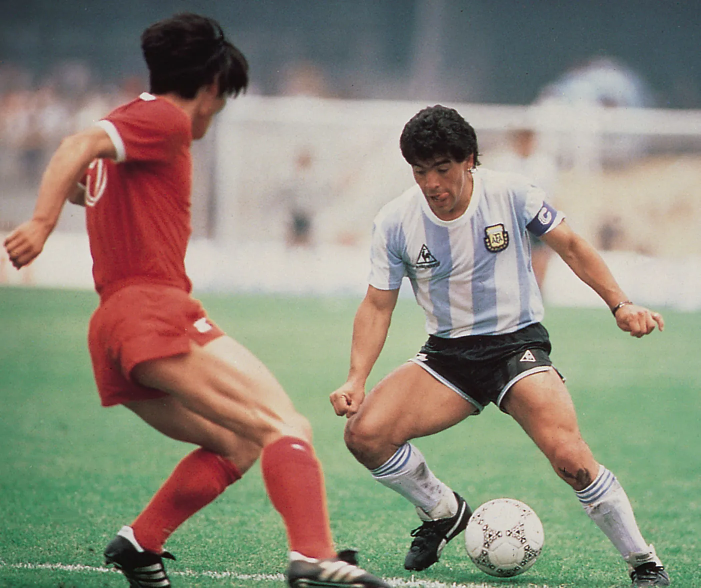
#> input picture Football_with_Maradona.jpg, 1401 x 1175 px, found by its file name (shown at 1/2 size)
$ python Template_Matching.py
#> lines starting #> are read from the running program, lines starting #| are printed output that depends on the picture
import numpy as n
import cv2
i = cv2.imread("OPEN_CV_PRAC/Football_with_Maradona.jpg",0)
#> i: shape (1175, 1401); min 0, max 255, mean 136
i_resize=cv2.resize(i,(0,0),fx=0.5,fy=0.5)
ti= cv2.imread("OPEN_CV_PRAC/Football.jpg",0)
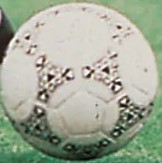
#> input picture Football.jpg, 162 x 163 px, found by its file name
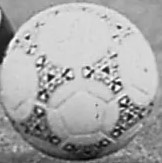
#> ti: shape (163, 162); min 2, max 255, mean 165.4
ti_resize=cv2.resize(ti,(0,0),fx=0.5,fy=0.5)
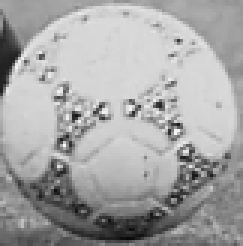
#> ti_resize: shape (82, 81) (shown 3 times larger); min 9, max 250, mean 165.2
h,w=ti.shape
#> h = 163; w = 162
methods = [cv2.TM_CCOEFF, cv2.TM_CCOEFF_NORMED, cv2.TM_CCORR,
            cv2.TM_CCORR_NORMED, cv2.TM_SQDIFF, cv2.TM_SQDIFF_NORMED]
for m in methods:
    i2=i_resize.copy()
    res=cv2.matchTemplate(i2,ti_resize,m)
    min_val,max_val,min_loc,max_loc=cv2.minMaxLoc(res)
    if m in [cv2.TM_SQDIFF,cv2.TM_SQDIFF_NORMED]:
        location=min_loc
    else:
        location= max_loc
#> this loop made 6 passes
#> (min_val, max_val, min_loc, location) on passes 1 to 4: (-11506682, 16079965, (397, 113), (465, 497)), (-0.672, 0.999, (471, 45), (465, 497)), (31079732, 221681344, (150, 16), (619, 230)), (0.574, 1, (150, 33), (465, 497))
#> (min_val, max_val, max_loc, location) on passes 5 to 6: (31840, 146380160, (148, 25), (465, 497)), (0.000162, 1, (86, 0), (465, 497))
#> pass 1, `res=cv2.matchTemplate(i2,ti_resize,m)`:
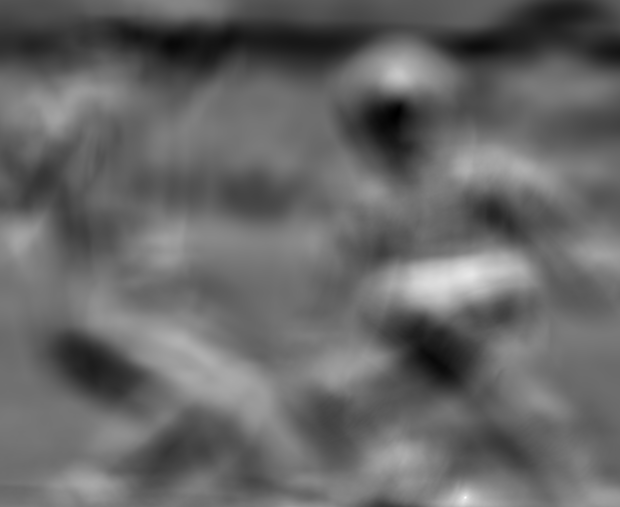
#> res: shape (507, 620) float32; min -11506682, max 16079965, mean -336608; drawn with min black and max white
#> pass 3, `res=cv2.matchTemplate(i2,ti_resize,m)`:
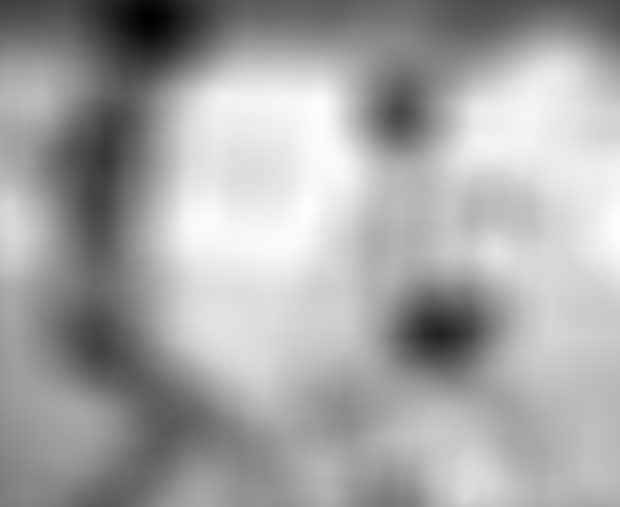
#> res: shape (507, 620) float32; min 31079732, max 221681344, mean 155102064; drawn with min black and max white
#> after the loop:
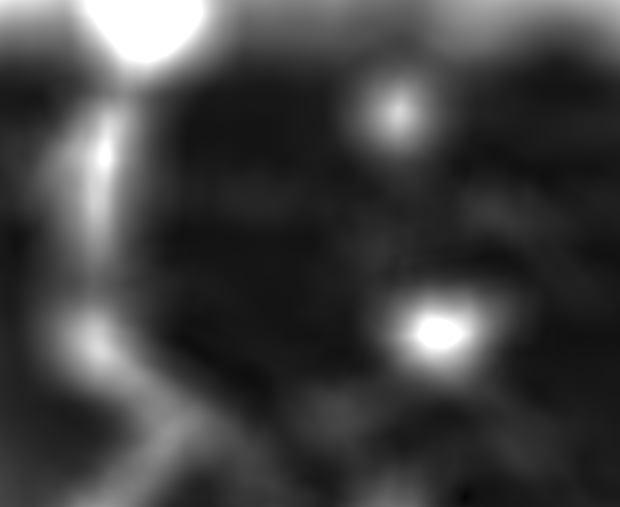
#> res: shape (507, 620) float32; min 0.000162, max 1, mean 0.258
bottom_right=[location[0]+w,location[1]+h]
#> bottom_right = [627, 660]
cv2.rectangle(i2,location,bottom_right,255,5)
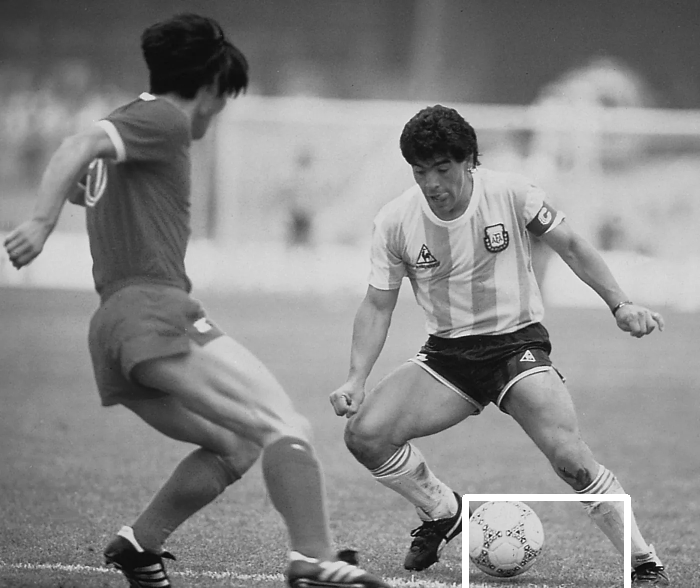
#> i2: shape (588, 700); min 3, max 255, mean 136.7
cv2.imshow("Match",i2)
cv2.waitKey(0)
cv2.destroyAllWindows()
